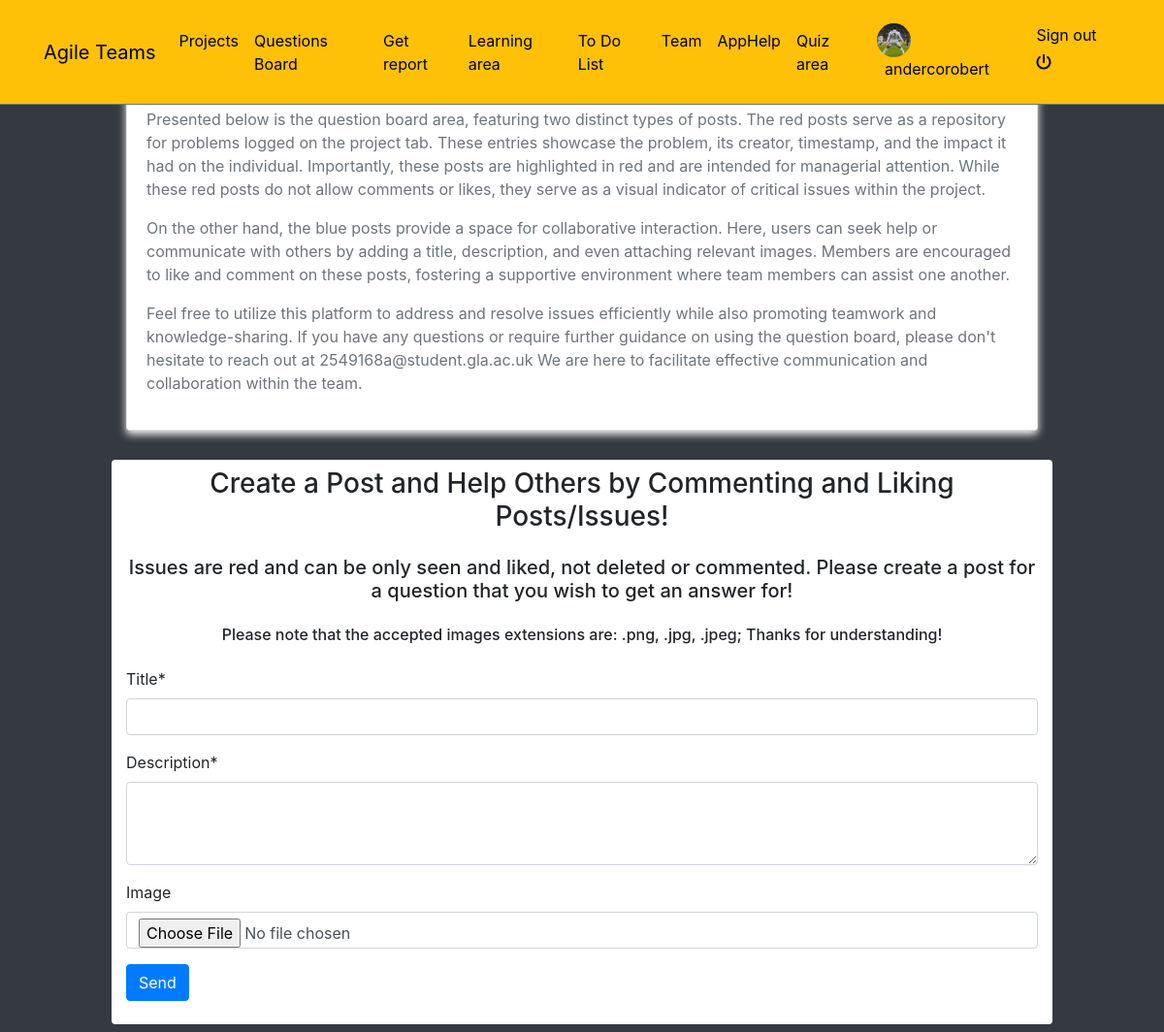
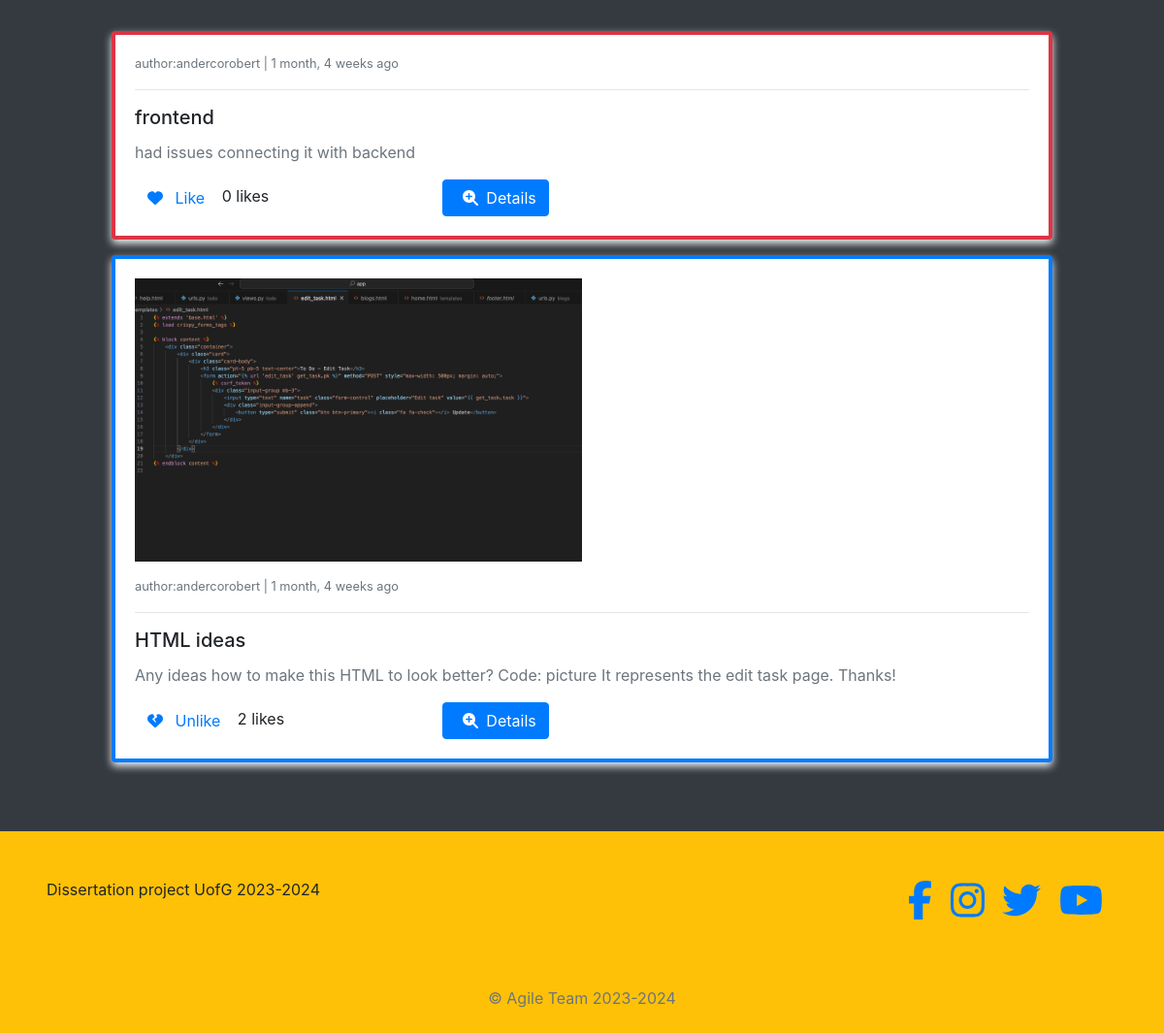
The page /posts/ (signed in) on the database its author committed (2 pictures, top to bottom).
### posts/models.py (models this page shows, shortened)
class Post(models.Model):
    author = models.ForeignKey(Profile, on_delete=models.CASCADE)
    liked = models.ManyToManyField(Profile, related_name="liked", blank=True)
    updated = models.DateTimeField(auto_now=True)
    created = models.DateTimeField(auto_now_add=True)

class ProblemPost(Post):
    report = models.ForeignKey(Report, on_delete=models.CASCADE)
    problem_reported = models.ForeignKey(ProblemReported, on_delete=models.CASCADE)
    objects = PostManager()
    def get_absolute_url(self):
        return reverse("posts:pp-detail", kwargs={"pk1": self.pk, 'pk': self.problem_reported.id})

class Post(models.Model):
    author = models.ForeignKey(Profile, on_delete=models.CASCADE)
    liked = models.ManyToManyField(Profile, related_name="liked", blank=True)
    updated = models.DateTimeField(auto_now=True)
    created = models.DateTimeField(auto_now_add=True)

class GeneralPost(Post):
    title = models.CharField(max_length=200)
    description = models.CharField(max_length=300)
    image = models.ImageField(upload_to=get_upload_path, blank=True, validators=[FileExtensionValidator(['png','jpg', 'jpeg'])])
    def get_absolute_url(self):
        return reverse("posts:gp-detail", kwargs={"pk": self.pk})

### reports/models.py (models this page shows, shortened)
class ProblemReported(models.Model):
    category = models.ForeignKey(Category, on_delete=models.CASCADE)
    description = models.TextField()
    problem_id = models.CharField(max_length=12, unique=True, blank=True, default=random_code)
    breakdown = models.PositiveIntegerField()
    public = models.BooleanField(default=True)
    user = models.ForeignKey(User, on_delete=models.CASCADE)
    report = models.ForeignKey(Report, on_delete=models.CASCADE)
    updated = models.DateTimeField(auto_now=True)
    created = models.DateTimeField(auto_now_add=True)
    objects=ProblemReportedManager()
    class Meta:
        verbose_name = "Problem Reported"
        verbose_name_plural = "Problems Reported"

### categories/models.py (models this page shows)
class Category(models.Model):
    name = models.CharField(max_length=200)
    description = models.TextField(blank=True)
    updated = models.DateTimeField(auto_now=True)
    created = models.DateTimeField(auto_now_add=True)
    def __str__(self):
        return self.name
    class Meta:
        verbose_name = "Category"
        verbose_name_plural = "Categories"

### profiles/models.py (models this page shows)
class Profile(models.Model):
    user = models.OneToOneField(User, on_delete=models.CASCADE)
    bio = models.TextField()
    profile_picture = models.ImageField(upload_to=get_upload_path, default="uploads/profile/img/avatar.png", validators=[FileExtensionValidator(['png','jpg', 'jpeg'])])
    team = models.CharField(max_length=200)
    updated = models.DateTimeField(auto_now=True)
    created = models.DateTimeField(auto_now_add=True)
    def __str__(self):
        return "{}".format(self.user)

### posts/views.py (the view)
# urls.py: path('', PostCreateView.as_view(), name='post-list'),
class PostCreateView(FormUserRequiredMixin, CreateView):
    form_class = PostForm
    template_name = 'posts/board.html'
    success_url = reverse_lazy('posts:post-list')
    def get_context_data(self, **kwargs):
        qs1 = ProblemPost.objects.public_only()
        qs2 = GeneralPost.objects.all()
        qs = sorted(chain(qs1, qs2), reverse=True, key=lambda obj: obj.created)
        context=super().get_context_data(**kwargs)
        context["object_list"]= qs
        return context

### posts/forms.py (shortened to what this page needs)
class PostForm(forms.ModelForm):
    description = forms.CharField(widget=forms.Textarea(attrs={'rows':3}))
    class Meta:
        model = GeneralPost
        fields = ('title', 'description', 'image')

### blogs/context_processors.py (called while the page is built)
def get_categories(request):
    categories = Category.objects.all()
    return dict(categories=categories)

### posts/models.py (called while the page is built)
    def public_only(self):
        return self.filter(problem_reported__public = True)

### profiles/context_processors.py (called while the page is built)
def profile_pic(request):
    if request.user.is_authenticated:
        user = request.user
        try:
            profile_obj = Profile.objects.get(user=user)
            pic = profile_obj.profile_picture
        except Profile.DoesNotExist:
            pic = None
        return {'picture':pic}
    return {}

def get_profile(request):
    if request.user.is_authenticated:
        user = request.user
        try:
            profile_obj = Profile.objects.get(user=user)
        except Profile.DoesNotExist:
            pic = None
        return {'profile':profile_obj}
    return {}

### posts/templates/posts/board.html (shortened to what this page needs)
{% extends 'base.html' %}
{% load crispy_forms_tags %}
{% block content %}
{% if request.user.is_authenticated  %}
<div class="col-10 mx-auto" style="margin-top: 70px;">
    <div class="container">
        <div class="card">
            <div class="card-body">
                <p> Presented below is the question board area, featuring two distinct types of posts. The red posts serve as a repository for problems logged on the project tab. These entries showcase the problem, its creator, timestamp, and the impact it had on the individual. Importantly, these posts are highlighted in red and are intended for managerial attention. While these red posts do not allow comments or likes, they serve as a visual indicator of critical issues within the project.</p>
                <p> On the other hand, the blue posts provide a space for collaborative interaction. Here, users can seek help or communicate with others by adding a title, description, and even attaching relevant images. Members are encouraged to like and comment on these posts, fostering a supportive environment where team members can assist one another.</p>
                <p> Feel free to utilize this platform to address and resolve issues efficiently while also promoting teamwork and knowledge-sharing. If you have any questions or require further guidance on using the question board, please don't hesitate to reach out at 2549168a@student.gla.ac.uk We are here to facilitate effective communication and collaboration within the team.</p>
            </div>
        </div>
    </div>
    <div class ='container bg-white pt-2 pb-4 rounded' style='margin-top: 30px;'>
        <h3 class="text-center mb-4">Create a Post and Help Others by Commenting and Liking Posts/Issues!</h3>
        <h5 class="text-center mb-4">Issues are red and can be only seen and liked, not deleted or commented. Please create a post for a question that you wish to get an answer for!</h5>
        <h6 class="text-center mb-4">Please note that the accepted images extensions are: .png, .jpg, .jpeg; Thanks for understanding!</h6>
        <form action="" method="POST" enctype="multipart/form-data">
            {{form|crispy}}
            <button type="submit" class="btn btn-primary">Send</button>
        </form>
    </div>
    <br>
    {% for obj in object_list %}
        <div class="{% if obj.problem_reported %}border-danger{% else %}border-primary{% endif %} card card-body mt-3" style="border-width: 4px;">
            {% if obj.problem_reported %}
                <small class='text-muted'> author:{{obj.problem_reported.user}} | {{obj.problem_reported.created|timesince}} ago </small>
                <hr>
                <h5 class= 'card-title'> {{obj.problem_reported.category}}</h5>
                <p class='card-text'> {{obj.problem_reported.description}}</p>
            {% else %}
                {% if obj.image %}
                    <div class='mb-3'><img class='w-50' src='{{obj.image.url}}'></div>
                {% endif %}
                <small class='text-muted'> author:{{obj.author}} | {{obj.created|timesince}} ago </small>
                <hr>
                <h5 class='card-title'> {{obj.title}}</h5>
                <p class='card-text'> {{obj.description}}</p>
            {% endif %}
            <form action="{% url "posts:post-like" %}" method='POST'>
                <div class='row'>
                    <div class='col-4'>
                        <button class='btn btn-link' type='submit' style="text-decoration:none">
                        {% if profile not in obj.liked.all%}
                                <i class="fa-solid fa-heart"></i>
                                <span class='ml-2'>Like</span>
                        {% else %}
                                <i class="fa-solid fa-heart-crack"></i>
                                <span class='ml-2'>Unlike</span>
                        {% endif %}
                        </button>
                        <span class="text-black"> {{obj.liked.all.count}} likes </span>
                    </div>
                    <div class='col-4'>
                        <a href='{{obj.get_absolute_url}}' class='btn btn-primary'>
                            <span class='ml-2'><i class="fa-solid fa-magnifying-glass-plus mr-2"></i>Details </span>
                        </a>
                    </div>
                </div>
            </form>
        </div>
    {% endfor %}
{% else %}
    <div class = "text-white text-center h3" style="margin-top: 70px;"> Please log in! </div>
{% endif %}
<div class ="col-6 mx-auto m-10" style="margin-top: 70px;"> </div>
</div>
{% endblock content %}

### templates/navbar.html (shortened to what this page needs)
<!DOCTYPE html>
<html lang="en">
<head>
</head>
<body>
<nav class="navbar navbar-icon-top navbar-expand-lg navbar-dark bg-warning border-bottom border-secondary fixed-top py-3">
    <div class="container">
        <a class="navbar-brand" href="{% url 'help' %}">Agile Teams</a>
        <div class="collapse navbar-collapse" id="navbarSupportedContent">
            <ul class="navbar-nav mr-auto">
                <li class="nav-item">
                    <a class="nav-link" href="{% url "reports:home" %}">Projects</a>
                </li>
                <li class="nav-item">
                    <a class="nav-link" href="{% url "posts:post-list" %}">Questions Board</a>
                </li>
                <li class="nav-item">
                    <a class="nav-link" href="{% url "reports:select-view" %}">Get report</a>
                </li>
                <li class="nav-item">
                    <a class="nav-link" href="{% url 'home' %}">Learning area</a>
                </li>
                <li class="nav-item">
                    <a class="nav-link" href="{% url 'todo' %}">To Do List</a>
                </li>
                <li class="nav-item">
                    <a class="nav-link" href="{% url 'team' %}">Team</a>
                </li>
                <li class="nav-item">
                    <a class="nav-link" href="{% url 'help' %}">AppHelp</a>
                </li>
                <li class="nav-item">
                    <a class="nav-link" href="{% url 'quiz:quiz_home' %}">Quiz area</a>
                </li>
            </ul>
            <ul class='navbar-nav'>
                {% if request.user.is_authenticated %}
                    <li class='nav-item'>
                        <a class='nav-link' href='{% url "profiles:profile-view" %}'>
                            <img src='{{picture.url}}' class='img-avatar' alt='profile picture'>
                            <span class='ml-2'> {{request.user}} </span>
                        </a>
                    </li>
                    <li class="nav-item">
                        <a class="nav-link" href="{% url 'account_logout' %}">
                            Sign out <i class="fas fa-power-off mt-2"></i>
                        </a>
                    </li>
                {% else %}
                    <li class="nav-item">
                        <a class="nav-link" href="{% url 'account_login' %}">
                            Sign in <i class="fa fa-sign-in-alt"></i>
                        </a>
                    </li>
                {% endif %}
            </ul>
        </div>
    </div>
</nav>
</body>
</html>

### static/style.css (style rules this page uses)
.img-avatar { height: 35px; width: 35px; border-radius: 50%; }
body { background-color: orange; }

### static/test.css (style rules this page uses)
body { font-family: 'Arial', sans-serif; background-color: orange; margin: 0; padding: 0; }
.navbar-nav .nav-link { color: black !important; }
.card { box-shadow: 0 4px 8px #f5f3f3; transition: transform 0.3s, box-shadow 0.3s; }
.card-body { padding: 20px; }
p { color: #6c757d; }
.text-center { text-align: center; }

### templates/navbar.html (style rules this page uses)
.navbar-nav .nav-link { color: black !important; }
.navbar-brand { color: black !important; }

### rows shown on the page
ProblemPost: problem_reported.user "andercorobert", problem_reported.created "1 month, 4 weeks", problem_reported.category "frontend", problem_reported.description "had issues connecting it with backend", shows "Like", liked.all.count "0"
GeneralPost: image (picture), author "andercorobert", created "1 month, 4 weeks", title "HTML ideas", description "Any ideas how to make this HTML to look better? Code: picture It represents the edit task page. Thanks!", shows "Unlike", liked.all.count "2"

### other values the page prints
{{ request.user }} "andercorobert"
